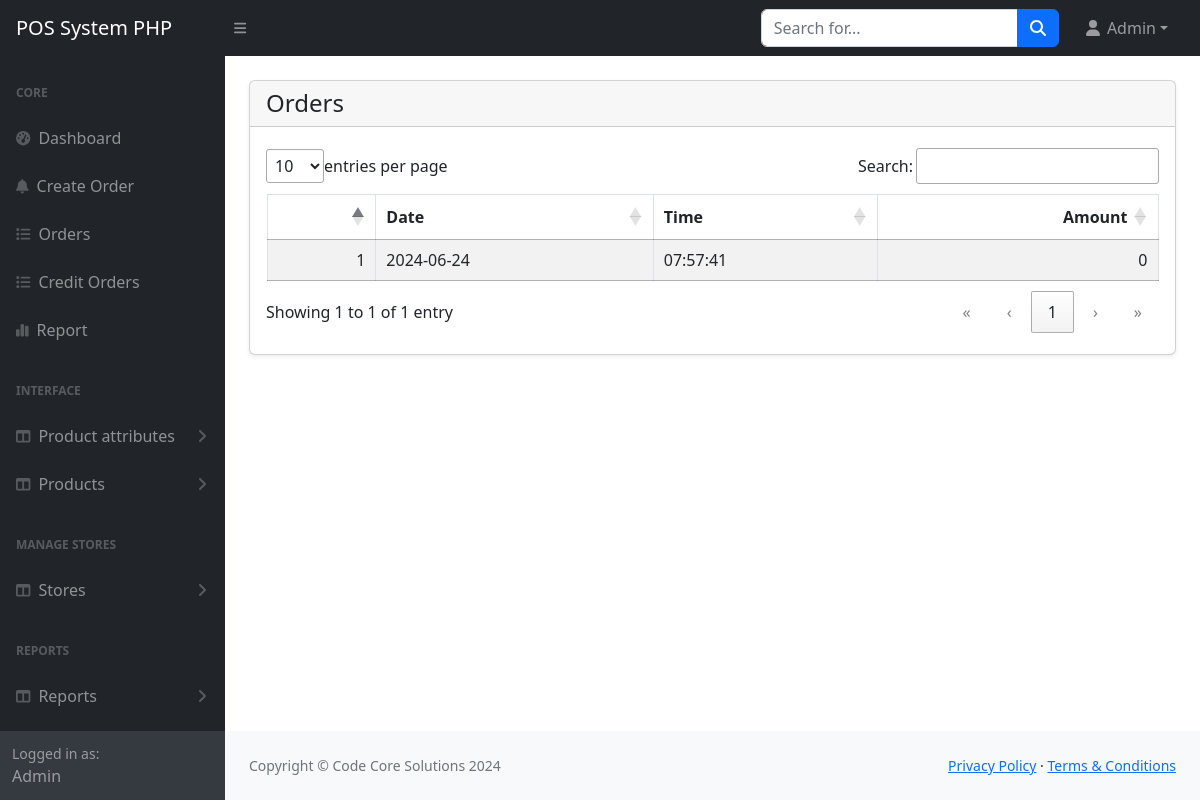
Screenshot of /main/admin/credit-history.php?order=1537 (signed in) with the database file from the repository.
### tables this page shows
CREATE TABLE `credit_history` (
  `id` int(11) NOT NULL,
  `order_id` varchar(255) NOT NULL,
  `payed` varchar(255) NOT NULL,
  `date_payed` varchar(255) NOT NULL,
  `time_payed` text NOT NULL
);

### main/admin/credit-history.php (the view, shortened to what this page needs)
<?php
include('includes/header.php');
$order = $_GET['order'];
?>
    <main>
        <div class="container-fluid px-4">
            <div class="card mt-4 shadow-sm">
                <div class="card-header">
                    <div class="row">
                        <div class="col-md-4">
                            <h4 class="mb-0">Orders</h4>
                        </div>
                        <div class="col-md-8 ">
                            <form action="" method="GET">
                                <div class="row g-1">
                                </div>
                            </form>
                        </div>
                    </div>
                </div>
                <div class="card-body">
                    <div class="table-responsive">
                        <table class="table table-striped table-bordered align-item-center justify-content-center"
                               id="orderstable">
                            <thead>
                            <tr>
                                <th></th>
                                <th>Date</th>
                                <th>Time</th>
                                <th>Amount</th>
                            </tr>
                            </thead>
                            <tbody>
                            <?php
                            $q = "SELECT * FROM `credit_history` WHERE `order_id`='$order';";
                            $orders = mysqli_query($conn, $q);
                            $i = 1;
                            while ($row = mysqli_fetch_assoc($orders)) {
                                echo "<tr><td>".$i."</td><td>".$row["date_payed"]."</td><td>".$row["time_payed"]."</td><td>".$row["payed"]."</td></tr>";
                                $i += 1;
                            }
                            ?>
                            </tbody>
                        </table>
                    </div>
                </div>
            </div>
        </div>
    </main>
<?php
include('includes/footer.php');
?>

### main/admin/assets/js/DataTables/datatables.css (style rules this page uses)
:root { --dt-row-selected: 13, 110, 253; --dt-row-selected-text: 255, 255, 255; --dt-row-selected-link: 9, 10, 11; --dt-row-stripe: 0, 0, 0; --dt-row-hover: 0, 0, 0; --dt-column-ordering: 0, 0, 0; --dt-html-background: white; }
table.dataTable thead > tr > th.dt-orderable-asc, table.dataTable thead > tr > th.dt-orderable-desc, table.dataTable thead > tr > th.dt-ordering-asc, table.dataTable thead > tr > th.dt-ordering-desc, table.dataTable thead > tr > td.dt-orderable-asc, table.dataTable thead > tr > td.dt-orderable-desc, table.dataTable thead > tr > td.dt-ordering-asc, table.dataTable thead > tr > td.dt-ordering-desc { position: relative; padding-right: 30px; }
table.dataTable thead > tr > th.dt-orderable-asc, table.dataTable thead > tr > th.dt-orderable-desc, table.dataTable thead > tr > td.dt-orderable-asc, table.dataTable thead > tr > td.dt-orderable-desc { cursor: pointer; }
table.dataTable th, table.dataTable td { box-sizing: border-box; }
table.dataTable th.dt-type-numeric, table.dataTable th.dt-type-date, table.dataTable td.dt-type-numeric, table.dataTable td.dt-type-date { text-align: right; }
table.dataTable thead th, table.dataTable thead td, table.dataTable tfoot th, table.dataTable tfoot td { text-align: left; }
table.dataTable { width: 100%; margin: 0 auto; border-spacing: 0; }
table.dataTable thead th, table.dataTable tfoot th { font-weight: bold; }
table.dataTable > thead > tr > th, table.dataTable > thead > tr > td { padding: 10px; border-bottom: 1px solid rgba(0, 0, 0, 0.3); }
table.dataTable > tbody > tr { background-color: transparent; }
table.dataTable > tbody > tr:first-child > * { border-top: none; }
table.dataTable > tbody > tr:last-child > * { border-bottom: none; }
table.dataTable > tbody > tr > th, table.dataTable > tbody > tr > td { padding: 8px 10px; }
div.dt-container.dt-empty-footer tbody > tr:last-child > * { border-bottom: 1px solid rgba(0, 0, 0, 0.3); }

### rows the page displays
credit_history: date_payed "2024-06-24", time_payed "07:57:41", payed "0"

### other values shown
$_SESSION['loggedInUser']['name'] "Admin"
